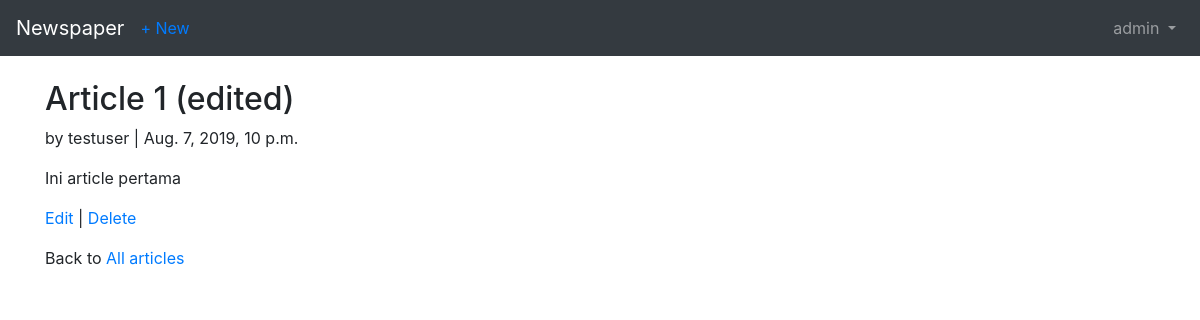
/articles/1/ (signed in), run on the app's committed database.
### users/models.py (models this page shows)
class CustomUser(AbstractUser):
    age = models.PositiveIntegerField(null=True, blank=True)

### articles/models.py (models this page shows, shortened)
class Article(models.Model):
    title = models.CharField(max_length=255)
    body = models.TextField()
    date = models.DateTimeField(auto_now_add=True)
    author = models.ForeignKey(get_user_model(), on_delete=models.CASCADE)

### articles/views.py (the view)
# urls.py: path('<int:pk>/', ArticleDetailView.as_view(), name='article_detail'),
class ArticleDetailView(LoginRequiredMixin,DetailView):
    model = Article
    template_name = 'article_detail.html'
    login_url = 'login'

### templates/article_detail.html
{% extends 'base.html' %}
{% block content %}
    <div class="article-entry">
        <h2>{{ object.title }}</h2>
        <p>by {{ object.author }} | {{ object.date }}</p>
        <p>{{ object.body }}</p>
    </div>
    <p>
        <a href="{% url 'article_edit' article.pk %}">Edit</a> |
        <a href="{% url 'article_delete' article.pk %}">Delete</a>
    </p>
    <p>
        Back to <a href="{% url 'article_list' %}">All articles</a>
    </p>
{% endblock %}

### templates/snippet/nav.html (shortened to what this page needs)
<nav class="navbar navbar-expand-md navbar-dark bg-dark mb-4">
  <a class="navbar-brand" href="{% url 'home' %}">Newspaper</a>
  {% if user.is_authenticated %}
  <ul class="navbar-nav mr-auto">
    <li class="nav-item"><a href="{% url 'article_new' %}">+ New</a></li>
  </ul>
  {% endif %}
  <div class="collapse navbar-collapse" id="navbarNavDropdown">
    {% if user.is_authenticated %}
    <ul class="navbar-nav ml-auto">
      <li class="nav-item">
        <a class="nav-link dropdown-toggle" href="#" id="userMenu" data-toggle="dropdown" aria-hashpopup="true" aria-expanded="false">
          {{ user.username }}
        </a>
      </li>
    </ul>
    {% else %}
    <form class="form-inline ml-auto">
      <a href="{% url 'login' %}" class="btn btn-outline-secondary">Login</a>
      <a href="{% url 'signup' %}" class="btn btn-primary ml-2">Sign up</a>
    </form>
    {% endif %}
  </div>
</nav>

### data on the page
CustomUser: username "admin"
Article: title "Article 1 (edited)", author "testuser", date "Aug. 7, 2019, 10 p.m.", body "Ini article pertama"
